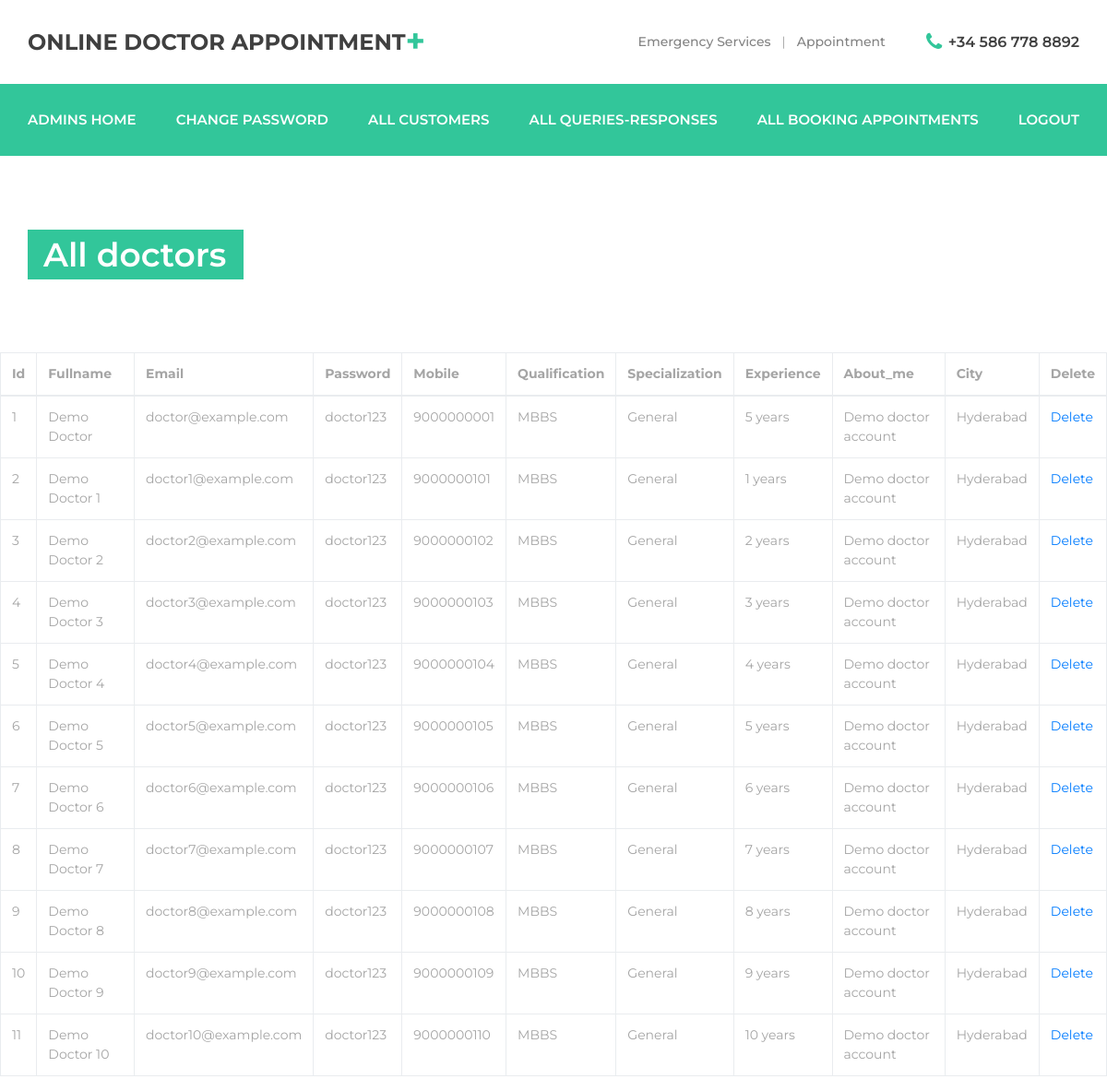
The app's page /doctors_list with its own data.
### doctorapp/models.py (models this page shows)
class Doctor_reg(models.Model):
    fullname = models.CharField(max_length=50)
    email = models.EmailField(max_length=254)
    password = models.CharField(max_length=50)
    mobile = models.BigIntegerField()
    qualification = models.CharField(max_length=50)
    specialization = models.CharField(max_length=50)
    appointment_fee = models.IntegerField()
    experience = models.CharField(max_length=50)
    about_me = models.TextField()
    city = models.CharField(max_length=50)

### adminsapp/views.py (the view)
# urls.py: path('doctors_list', admins_views.doctors_list, name='doctors_list'),
def doctors_list(request):
    all_drs = Doctor_reg.objects.all()
    return render(request, "doctors_list.html", {"all_drs": all_drs})

### adminsapp/templates/doctors_list.html (shortened to what this page needs)
<!DOCTYPE html>
{% load static %}
<html lang="en">
<head>
<link rel="stylesheet" type="text/css" href="{% static 'styles/bootstrap4/bootstrap.min.css' %}">
<link href="{% static 'plugins/font-awesome-4.7.0/css/font-awesome.min.css' %}" rel="stylesheet" type="text/css">
<link rel="stylesheet" type="text/css" href="{% static 'styles/contact.css' %}">
<link rel="stylesheet" type="text/css" href="{% static 'styles/contact_responsive.css' %}">
</head>
<body>
<div class="super_container">
	<div class="home">
		<div class="parallax_background parallax-window" data-image-src="{% static 'images/contact.jpg' %}" data-speed="0.8"></div>
		<header class="header" id="header">
			<div>
				<div class="header_top">
					<div class="container">
						<div class="row">
							<div class="col">
								<div class="header_top_content d-flex flex-row align-items-center justify-content-start">
									<div class="logo">
										<a href="#">Online Doctor Appointment<span>+</span></a>
									</div>
									<div class="header_top_extra d-flex flex-row align-items-center justify-content-start ml-auto">
										<div class="header_top_nav">
											<ul class="d-flex flex-row align-items-center justify-content-start">
												<li><a href="{% url 'contact' %}">Emergency Services</a></li>
												<li><a href="{% url 'customer' %}">Appointment</a></li>
											</ul>
										</div>
										<div class="header_top_phone">
											<i class="fa fa-phone" aria-hidden="true"></i>
											<span>+34 586 778 8892</span>
										</div>
									</div>
								</div>
							</div>
						</div>
					</div>
				</div>
				<div class="header_nav" id="header_nav_pin">
					<div class="header_nav_inner">
						<div class="header_nav_container">
							<div class="container">
								<div class="row">
									<div class="col">
										<div class="header_nav_content d-flex flex-row align-items-center justify-content-start">
											<nav class="main_nav">
												<ul class="d-flex flex-row align-items-center justify-content-start">
													<li><a href="{% url 'admins_home' %}">Admins Home</a></li>
													<li><a href="{% url 'admins_change_pwd' %}">Change password</a></li>
													<li><a href="{% url 'customers_list' %}">All Customers</a></li>
													<li><a href="{% url 'all_queries_responses' %}">All Queries-Responses</a></li>
													<li><a href="{% url 'all_booking_appointments' %}">All Booking Appointments</a></li>
													<li><a href="{% url 'admins_logout' %}">Logout</a></li>
												</ul>
											</nav>
										</div>
									</div>
								</div>
							</div>
						</div>
					</div>
				</div>
			</div>
		</header>
		<div class="home_container">
			<div class="container">
				<div class="row">
					<div class="col">
						<div class="home_content">
							<div class="home_title">All doctors</div>
						</div>
					</div>
				</div>
			</div>
		</div>
	</div>
<table class="table table-bordered">
  <thead>
    <tr>
      <th scope="col">Id</th>
      <th scope="col">Fullname</th>
      <th scope="col">Email</th>
      <th scope="col">Password</th>
	  <th scope="col">Mobile</th>
	  <th scope="col">Qualification</th>
	  <th scope="col">Specialization</th>
	  <th scope="col">Experience</th>
	  <th scope="col">About_me</th>
	  <th scope="col">City</th>
	  <th scope="col">Delete</th>
    </tr>
  </thead>
  <tbody>
    {% for drs in all_drs %}
    <tr>
		<td>{{drs.id}}</td>
		<td>{{drs.fullname}}</td>
		<td>{{drs.email}}</td>
		<td>{{drs.password}}</td>
        <td>{{drs.mobile}}</td>
        <td>{{drs.qualification}}</td>
		<td>{{drs.specialization}}</td>
        <td>{{drs.experience}}</td>
		<td>{{drs.about_me}}</td>
		<td>{{drs.city}}</td>
		<td><a href="/delete_doctor/{{drs.id}}" onclick="return conform('really want to delete');">Delete</a></td>
	</tr>
    {% endfor %}
  </tbody>
</table>
</body>
</html>

### customerapp/static/styles/contact.css (style rules this page uses)
* { margin: 0; padding: 0; -webkit-font-smoothing: antialiased; -webkit-text-shadow: rgba(0,0,0,.01) 0 0 1px; text-shadow: rgba(0,0,0,.01) 0 0 1px; }
body { font-family: 'Montserrat', sans-serif; font-size: 14px; font-weight: 400; background: #FFFFFF; color: #a5a5a5; }
div { display: block; position: relative; -webkit-box-sizing: border-box; -moz-box-sizing: border-box; box-sizing: border-box; }
ul { list-style: none; margin-bottom: 0px; }
a, a:hover, a:visited, a:active, a:link { text-decoration: none; -webkit-font-smoothing: antialiased; -webkit-text-shadow: rgba(0,0,0,.01) 0 0 1px; text-shadow: rgba(0,0,0,.01) 0 0 1px; }
.super_container { width: 100%; overflow: hidden; }
.parallax-window { min-height: 400px; background: transparent; }
.parallax_background { position: absolute; top: 0; left: 0; width: 100%; height: 100%; }
.header { position: absolute; top: 0; left: 0; width: 100%; background: #FFFFFF; z-index: 100; }
.header_top { width: 100%; z-index: 2; }
.header_top_content { height: 91px; -webkit-transition: all 200ms ease; -moz-transition: all 200ms ease; -ms-transition: all 200ms ease; -o-transition: all 200ms ease; transition: all 200ms ease; }
.logo a { line-height: 0.75; color: #404040; font-size: 24px; font-weight: 700; text-transform: uppercase; }
.logo a span { position: relative; font-size: 36px; color: #32c69a; line-height: 0.75; vertical-align: text-top; }
.header_top_nav ul li { position: relative; }
.header_top_nav ul li:not(:last-child)::after { content: '|'; margin-left: 12px; margin-right: 12px; }
.header_top_nav ul li a { font-size: 14px; font-weight: 500; color: #838383; -webkit-transition: all 200ms ease; -moz-transition: all 200ms ease; -ms-transition: all 200ms ease; -o-transition: all 200ms ease; transition: all 200ms ease; }
.header_top_phone { margin-left: 44px; }
.header_top_phone i { font-size: 22px; color: #32c69a; vertical-align: middle; transform: translateY(-1px); }
.header_top_phone span { font-size: 16px; font-weight: 600; color: #404040; margin-left: 3px; vertical-align: middle; }
.header_nav { z-index: 2; }
.header_nav_inner { width: 100%; }
.header_nav_container { z-index: 1; background: #32c69a; }
.header_nav_content { height: 78px; }
.main_nav { height: 100%; }
.main_nav ul { height: 100%; }
.main_nav ul li { position: relative; }
.main_nav ul li:not(:last-child) { margin-right: 70px; }
.main_nav ul li a { display: block; position: relative; height: 100%; font-size: 13px; font-weight: 600; color: #FFFFFF; z-index: 1; text-transform: uppercase; -webkit-transition: all 200ms ease; -moz-transition: all 200ms ease; -ms-transition: all 200ms ease; -o-transition: all 200ms ease; transition: all 200ms ease; }
@media (min-width: 991px) { .main_nav { width: 100%; } }
@media (min-width: 991px) { .main_nav ul { height: 100%; gap: 30px; justify-content: space-between !important; width: 100%; } }
@media (min-width: 991px) { .main_nav ul li:not(:last-child) { margin-right: 0; } }
@media (min-width: 991px) { .main_nav ul li a { font-size: 15px; } }
.home { width: 100%; height: 382px; }
.home_container { position: absolute; bottom: 79px; left: 0; width: 100%; }
.home_title { display: inline-block; height: 54px; font-size: 36px; font-weight: 600; line-height: 54px; text-align: center; color: #FFFFFF; background: #32c69a; padding-left: 17px; padding-right: 19px; }

### records on screen
Doctor_reg: id "1", fullname "Demo Doctor", email "doctor@example.com", password "doctor123", mobile "9000000001", qualification "MBBS", specialization "General", experience "5 years", about_me "Demo doctor account", city "Hyderabad"
Doctor_reg: id "2", fullname "Demo Doctor 1", email "doctor1@example.com", password "doctor123", mobile "9000000101", qualification "MBBS", specialization "General", experience "1 years", about_me "Demo doctor account", city "Hyderabad"
Doctor_reg: id "3", fullname "Demo Doctor 2", email "doctor2@example.com", password "doctor123", mobile "9000000102", qualification "MBBS", specialization "General", experience "2 years", about_me "Demo doctor account", city "Hyderabad"
Doctor_reg: id "4", fullname "Demo Doctor 3", email "doctor3@example.com", password "doctor123", mobile "9000000103", qualification "MBBS", specialization "General", experience "3 years", about_me "Demo doctor account", city "Hyderabad"
Doctor_reg: id "5", fullname "Demo Doctor 4", email "doctor4@example.com", password "doctor123", mobile "9000000104", qualification "MBBS", specialization "General", experience "4 years", about_me "Demo doctor account", city "Hyderabad"
Doctor_reg: id "6", fullname "Demo Doctor 5", email "doctor5@example.com", password "doctor123", mobile "9000000105", qualification "MBBS", specialization "General", experience "5 years", about_me "Demo doctor account", city "Hyderabad"
Doctor_reg: id "7", fullname "Demo Doctor 6", email "doctor6@example.com", password "doctor123", mobile "9000000106", qualification "MBBS", specialization "General", experience "6 years", about_me "Demo doctor account", city "Hyderabad"
Doctor_reg: id "8", fullname "Demo Doctor 7", email "doctor7@example.com", password "doctor123", mobile "9000000107", qualification "MBBS", specialization "General", experience "7 years", about_me "Demo doctor account", city "Hyderabad"
Doctor_reg: id "9", fullname "Demo Doctor 8", email "doctor8@example.com", password "doctor123", mobile "9000000108", qualification "MBBS", specialization "General", experience "8 years", about_me "Demo doctor account", city "Hyderabad"
Doctor_reg: id "10", fullname "Demo Doctor 9", email "doctor9@example.com", password "doctor123", mobile "9000000109", qualification "MBBS", specialization "General", experience "9 years", about_me "Demo doctor account", city "Hyderabad"
Doctor_reg: id "11", fullname "Demo Doctor 10", email "doctor10@example.com", password "doctor123", mobile "9000000110", qualification "MBBS", specialization "General", experience "10 years", about_me "Demo doctor account", city "Hyderabad"
